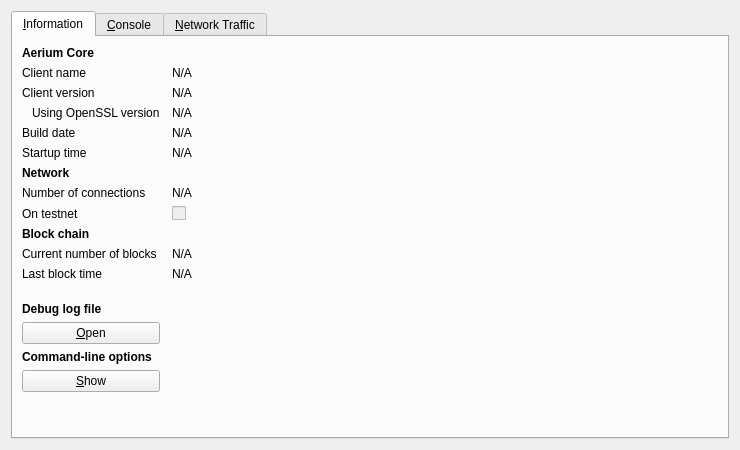
<?xml version="1.0" encoding="UTF-8"?>
<ui version="4.0">
 <class>RPCConsole</class>
 <widget class="QDialog" name="RPCConsole">
  <property name="geometry">
   <rect>
    <x>0</x>
    <y>0</y>
    <width>740</width>
    <height>450</height>
   </rect>
  </property>
  <property name="windowTitle">
   <string>Aerium - Debug window</string>
  </property>
  <layout class="QVBoxLayout" name="verticalLayout_2">
   <item>
    <widget class="QTabWidget" name="tabWidget">
     <property name="currentIndex">
      <number>0</number>
     </property>
     <widget class="QWidget" name="tab_info">
      <attribute name="title">
       <string>&amp;Information</string>
      </attribute>
      <layout class="QGridLayout" name="gridLayout" columnstretch="0,1">
       <property name="horizontalSpacing">
        <number>12</number>
       </property>
       <item row="0" column="0">
        <widget class="QLabel" name="label_9">
         <property name="font">
          <font>
           <weight>75</weight>
           <bold>true</bold>
          </font>
         </property>
         <property name="text">
          <string>Aerium Core</string>
         </property>
        </widget>
       </item>
       <item row="1" column="0">
        <widget class="QLabel" name="label_5">
         <property name="text">
          <string>Client name</string>
         </property>
        </widget>
       </item>
       <item row="1" column="1">
        <widget class="QLabel" name="clientName">
         <property name="cursor">
          <cursorShape>IBeamCursor</cursorShape>
         </property>
         <property name="text">
          <string>N/A</string>
         </property>
         <property name="textFormat">
          <enum>Qt::PlainText</enum>
         </property>
         <property name="textInteractionFlags">
          <set>Qt::LinksAccessibleByMouse|Qt::TextSelectableByKeyboard|Qt::TextSelectableByMouse</set>
         </property>
        </widget>
       </item>
       <item row="2" column="0">
        <widget class="QLabel" name="label_6">
         <property name="text">
          <string>Client version</string>
         </property>
        </widget>
       </item>
       <item row="2" column="1">
        <widget class="QLabel" name="clientVersion">
         <property name="cursor">
          <cursorShape>IBeamCursor</cursorShape>
         </property>
         <property name="text">
          <string>N/A</string>
         </property>
         <property name="textFormat">
          <enum>Qt::PlainText</enum>
         </property>
         <property name="textInteractionFlags">
          <set>Qt::LinksAccessibleByMouse|Qt::TextSelectableByKeyboard|Qt::TextSelectableByMouse</set>
         </property>
        </widget>
       </item>
       <item row="3" column="0">
        <widget class="QLabel" name="label_14">
         <property name="text">
          <string>Using OpenSSL version</string>
         </property>
         <property name="indent">
          <number>10</number>
         </property>
        </widget>
       </item>
       <item row="3" column="1">
        <widget class="QLabel" name="openSSLVersion">
         <property name="cursor">
          <cursorShape>IBeamCursor</cursorShape>
         </property>
         <property name="text">
          <string>N/A</string>
         </property>
         <property name="textFormat">
          <enum>Qt::PlainText</enum>
         </property>
         <property name="textInteractionFlags">
          <set>Qt::LinksAccessibleByMouse|Qt::TextSelectableByKeyboard|Qt::TextSelectableByMouse</set>
         </property>
        </widget>
       </item>
       <item row="4" column="0">
        <widget class="QLabel" name="label_12">
         <property name="text">
          <string>Build date</string>
         </property>
        </widget>
       </item>
       <item row="4" column="1">
        <widget class="QLabel" name="buildDate">
         <property name="cursor">
          <cursorShape>IBeamCursor</cursorShape>
         </property>
         <property name="text">
          <string>N/A</string>
         </property>
         <property name="textFormat">
          <enum>Qt::PlainText</enum>
         </property>
         <property name="textInteractionFlags">
          <set>Qt::LinksAccessibleByMouse|Qt::TextSelectableByKeyboard|Qt::TextSelectableByMouse</set>
         </property>
        </widget>
       </item>
       <item row="5" column="0">
        <widget class="QLabel" name="label_13">
         <property name="text">
          <string>Startup time</string>
         </property>
        </widget>
       </item>
       <item row="5" column="1">
        <widget class="QLabel" name="startupTime">
         <property name="cursor">
          <cursorShape>IBeamCursor</cursorShape>
         </property>
         <property name="text">
          <string>N/A</string>
         </property>
         <property name="textFormat">
          <enum>Qt::PlainText</enum>
         </property>
         <property name="textInteractionFlags">
          <set>Qt::LinksAccessibleByMouse|Qt::TextSelectableByKeyboard|Qt::TextSelectableByMouse</set>
         </property>
        </widget>
       </item>
       <item row="6" column="0">
        <widget class="QLabel" name="label_11">
         <property name="font">
          <font>
           <weight>75</weight>
           <bold>true</bold>
          </font>
         </property>
         <property name="text">
          <string>Network</string>
         </property>
        </widget>
       </item>
       <item row="7" column="0">
        <widget class="QLabel" name="label_7">
         <property name="text">
          <string>Number of connections</string>
         </property>
        </widget>
       </item>
       <item row="7" column="1">
        <widget class="QLabel" name="numberOfConnections">
         <property name="cursor">
          <cursorShape>IBeamCursor</cursorShape>
         </property>
         <property name="text">
          <string>N/A</string>
         </property>
         <property name="textFormat">
          <enum>Qt::PlainText</enum>
         </property>
         <property name="textInteractionFlags">
          <set>Qt::LinksAccessibleByMouse|Qt::TextSelectableByKeyboard|Qt::TextSelectableByMouse</set>
         </property>
        </widget>
       </item>
       <item row="8" column="0">
        <widget class="QLabel" name="label_8">
         <property name="text">
          <string>On testnet</string>
         </property>
        </widget>
       </item>
       <item row="8" column="1">
        <widget class="QCheckBox" name="isTestNet">
         <property name="enabled">
          <bool>false</bool>
         </property>
         <property name="text">
          <string/>
         </property>
        </widget>
       </item>
       <item row="9" column="0">
        <widget class="QLabel" name="label_10">
         <property name="font">
          <font>
           <weight>75</weight>
           <bold>true</bold>
          </font>
         </property>
         <property name="text">
          <string>Block chain</string>
         </property>
        </widget>
       </item>
       <item row="10" column="0">
        <widget class="QLabel" name="label_3">
         <property name="text">
          <string>Current number of blocks</string>
         </property>
        </widget>
       </item>
       <item row="10" column="1">
        <widget class="QLabel" name="numberOfBlocks">
         <property name="cursor">
          <cursorShape>IBeamCursor</cursorShape>
         </property>
         <property name="text">
          <string>N/A</string>
         </property>
         <property name="textFormat">
          <enum>Qt::PlainText</enum>
         </property>
         <property name="textInteractionFlags">
          <set>Qt::LinksAccessibleByMouse|Qt::TextSelectableByKeyboard|Qt::TextSelectableByMouse</set>
         </property>
        </widget>
       </item>
       <item row="11" column="0">
        <widget class="QLabel" name="label_2">
         <property name="text">
          <string>Last block time</string>
         </property>
        </widget>
       </item>
       <item row="11" column="1">
        <widget class="QLabel" name="lastBlockTime">
         <property name="cursor">
          <cursorShape>IBeamCursor</cursorShape>
         </property>
         <property name="text">
          <string>N/A</string>
         </property>
         <property name="textFormat">
          <enum>Qt::PlainText</enum>
         </property>
         <property name="textInteractionFlags">
          <set>Qt::LinksAccessibleByMouse|Qt::TextSelectableByKeyboard|Qt::TextSelectableByMouse</set>
         </property>
        </widget>
       </item>
       <item row="12" column="0">
        <spacer name="verticalSpacer_2">
         <property name="orientation">
          <enum>Qt::Vertical</enum>
         </property>
         <property name="sizeHint" stdset="0">
          <size>
           <width>20</width>
           <height>20</height>
          </size>
         </property>
        </spacer>
       </item>
       <item row="13" column="0">
        <widget class="QLabel" name="labelDebugLogfile">
         <property name="font">
          <font>
           <weight>75</weight>
           <bold>true</bold>
          </font>
         </property>
         <property name="text">
          <string>Debug log file</string>
         </property>
        </widget>
       </item>
       <item row="14" column="0">
        <widget class="QPushButton" name="openDebugLogfileButton">
         <property name="toolTip">
          <string>Open the Aerium debug log file from the current data directory. This can take a few seconds for large log files.</string>
         </property>
         <property name="text">
          <string>&amp;Open</string>
         </property>
         <property name="autoDefault">
          <bool>false</bool>
         </property>
        </widget>
       </item>
       <item row="15" column="0">
        <widget class="QLabel" name="labelCLOptions">
         <property name="font">
          <font>
           <weight>75</weight>
           <bold>true</bold>
          </font>
         </property>
         <property name="text">
          <string>Command-line options</string>
         </property>
        </widget>
       </item>
       <item row="16" column="0">
        <widget class="QPushButton" name="showCLOptionsButton">
         <property name="toolTip">
          <string>Show the Aerium-Qt help message to get a list with possible Aerium command-line options.</string>
         </property>
         <property name="text">
          <string>&amp;Show</string>
         </property>
         <property name="autoDefault">
          <bool>false</bool>
         </property>
        </widget>
       </item>
       <item row="17" column="0">
        <spacer name="verticalSpacer">
         <property name="orientation">
          <enum>Qt::Vertical</enum>
         </property>
         <property name="sizeHint" stdset="0">
          <size>
           <width>20</width>
           <height>40</height>
          </size>
         </property>
        </spacer>
       </item>
      </layout>
     </widget>
     <widget class="QWidget" name="tab_console">
      <attribute name="title">
       <string>&amp;Console</string>
      </attribute>
      <layout class="QVBoxLayout" name="verticalLayout_3">
       <property name="spacing">
        <number>3</number>
       </property>
       <item>
        <widget class="QTextEdit" name="messagesWidget">
         <property name="minimumSize">
          <size>
           <width>0</width>
           <height>100</height>
          </size>
         </property>
         <property name="readOnly">
          <bool>true</bool>
         </property>
         <property name="tabKeyNavigation" stdset="0">
          <bool>false</bool>
         </property>
         <property name="columnCount" stdset="0">
          <number>2</number>
         </property>
        </widget>
       </item>
       <item>
        <layout class="QHBoxLayout" name="horizontalLayout">
         <property name="spacing">
          <number>3</number>
         </property>
         <item>
          <widget class="QLabel" name="label">
           <property name="text">
            <string notr="true">&gt;</string>
           </property>
          </widget>
         </item>
         <item>
          <widget class="QLineEdit" name="lineEdit"/>
         </item>
         <item>
          <widget class="QPushButton" name="clearButton">
           <property name="maximumSize">
            <size>
             <width>24</width>
             <height>24</height>
            </size>
           </property>
           <property name="toolTip">
            <string>Clear console</string>
           </property>
           <property name="text">
            <string/>
           </property>
           <property name="icon">
            <iconset resource="../bitcoin.qrc">
             <normaloff>:/icons/remove</normaloff>:/icons/remove</iconset>
           </property>
           <property name="shortcut">
            <string notr="true">Ctrl+L</string>
           </property>
           <property name="autoDefault">
            <bool>false</bool>
           </property>
          </widget>
         </item>
        </layout>
       </item>
      </layout>
     </widget>
     <widget class="QWidget" name="tab">
      <attribute name="title">
       <string>&amp;Network Traffic</string>
      </attribute>
      <layout class="QHBoxLayout" name="horizontalLayout_3">
       <item>
        <layout class="QVBoxLayout" name="verticalLayout_4">
         <item>
          <widget class="TrafficGraphWidget" name="trafficGraph" native="true">
           <property name="sizePolicy">
            <sizepolicy hsizetype="Expanding" vsizetype="Expanding">
             <horstretch>0</horstretch>
             <verstretch>0</verstretch>
            </sizepolicy>
           </property>
          </widget>
         </item>
         <item>
          <layout class="QHBoxLayout" name="horizontalLayout_2">
           <item>
            <widget class="QSlider" name="sldGraphRange">
             <property name="minimum">
              <number>1</number>
             </property>
             <property name="maximum">
              <number>288</number>
             </property>
             <property name="pageStep">
              <number>12</number>
             </property>
             <property name="value">
              <number>6</number>
             </property>
             <property name="orientation">
              <enum>Qt::Horizontal</enum>
             </property>
            </widget>
           </item>
           <item>
            <widget class="QLabel" name="lblGraphRange">
             <property name="minimumSize">
              <size>
               <width>100</width>
               <height>0</height>
              </size>
             </property>
             <property name="alignment">
              <set>Qt::AlignCenter</set>
             </property>
            </widget>
           </item>
           <item>
            <widget class="QPushButton" name="btnClearTrafficGraph">
             <property name="text">
              <string>&amp;Clear</string>
             </property>
            </widget>
           </item>
          </layout>
         </item>
        </layout>
       </item>
       <item>
        <layout class="QVBoxLayout" name="verticalLayout">
         <item>
          <widget class="QGroupBox" name="groupBox">
           <property name="title">
            <string>Totals</string>
           </property>
           <layout class="QVBoxLayout" name="verticalLayout_5">
            <item>
             <layout class="QHBoxLayout" name="horizontalLayout_4">
              <item>
               <widget class="Line" name="line">
                <property name="sizePolicy">
                 <sizepolicy hsizetype="Fixed" vsizetype="Fixed">
                  <horstretch>0</horstretch>
                  <verstretch>0</verstretch>
                 </sizepolicy>
                </property>
                <property name="minimumSize">
                 <size>
                  <width>10</width>
                  <height>0</height>
                 </size>
                </property>
                <property name="palette">
                 <palette>
                  <active>
                   <colorrole role="Light">
                    <brush brushstyle="SolidPattern">
                     <color alpha="255">
                      <red>0</red>
                      <green>255</green>
                      <blue>0</blue>
                     </color>
                    </brush>
                   </colorrole>
                  </active>
                  <inactive>
                   <colorrole role="Light">
                    <brush brushstyle="SolidPattern">
                     <color alpha="255">
                      <red>0</red>
                      <green>255</green>
                      <blue>0</blue>
                     </color>
                    </brush>
                   </colorrole>
                  </inactive>
                  <disabled>
                   <colorrole role="Light">
                    <brush brushstyle="SolidPattern">
                     <color alpha="255">
                      <red>0</red>
                      <green>255</green>
                      <blue>0</blue>
                     </color>
                    </brush>
                   </colorrole>
                  </disabled>
                 </palette>
                </property>
                <property name="orientation">
                 <enum>Qt::Horizontal</enum>
                </property>
               </widget>
              </item>
              <item>
               <widget class="QLabel" name="label_16">
                <property name="text">
                 <string>In:</string>
                </property>
               </widget>
              </item>
              <item>
               <widget class="QLabel" name="lblBytesIn">
                <property name="minimumSize">
                 <size>
                  <width>50</width>
                  <height>0</height>
                 </size>
                </property>
                <property name="alignment">
                 <set>Qt::AlignRight|Qt::AlignTrailing|Qt::AlignVCenter</set>
                </property>
               </widget>
              </item>
             </layout>
            </item>
            <item>
             <layout class="QHBoxLayout" name="horizontalLayout_5">
              <item>
               <widget class="Line" name="line_2">
                <property name="sizePolicy">
                 <sizepolicy hsizetype="Fixed" vsizetype="Fixed">
                  <horstretch>0</horstretch>
                  <verstretch>0</verstretch>
                 </sizepolicy>
                </property>
                <property name="minimumSize">
                 <size>
                  <width>10</width>
                  <height>0</height>
                 </size>
                </property>
                <property name="palette">
                 <palette>
                  <active>
                   <colorrole role="Light">
                    <brush brushstyle="SolidPattern">
                     <color alpha="255">
                      <red>255</red>
                      <green>0</green>
                      <blue>0</blue>
                     </color>
                    </brush>
                   </colorrole>
                  </active>
                  <inactive>
                   <colorrole role="Light">
                    <brush brushstyle="SolidPattern">
                     <color alpha="255">
                      <red>255</red>
                      <green>0</green>
                      <blue>0</blue>
                     </color>
                    </brush>
                   </colorrole>
                  </inactive>
                  <disabled>
                   <colorrole role="Light">
                    <brush brushstyle="SolidPattern">
                     <color alpha="255">
                      <red>255</red>
                      <green>0</green>
                      <blue>0</blue>
                     </color>
                    </brush>
                   </colorrole>
                  </disabled>
                 </palette>
                </property>
                <property name="orientation">
                 <enum>Qt::Horizontal</enum>
                </property>
               </widget>
              </item>
              <item>
               <widget class="QLabel" name="label_17">
                <property name="text">
                 <string>Out:</string>
                </property>
               </widget>
              </item>
              <item>
               <widget class="QLabel" name="lblBytesOut">
                <property name="minimumSize">
                 <size>
                  <width>50</width>
                  <height>0</height>
                 </size>
                </property>
                <property name="alignment">
                 <set>Qt::AlignRight|Qt::AlignTrailing|Qt::AlignVCenter</set>
                </property>
               </widget>
              </item>
             </layout>
            </item>
            <item>
             <spacer name="verticalSpacer_4">
              <property name="orientation">
               <enum>Qt::Vertical</enum>
              </property>
              <property name="sizeHint" stdset="0">
               <size>
                <width>20</width>
                <height>407</height>
               </size>
              </property>
             </spacer>
            </item>
           </layout>
          </widget>
         </item>
        </layout>
       </item>
      </layout>
     </widget>
    </widget>
   </item>
  </layout>
 </widget>
 <customwidgets>
  <customwidget>
   <class>TrafficGraphWidget</class>
   <extends>QWidget</extends>
   <header>trafficgraphwidget.h</header>
   <container>1</container>
   <slots>
    <slot>clear()</slot>
   </slots>
  </customwidget>
 </customwidgets>
 <resources>
  <include location="../bitcoin.qrc"/>
 </resources>
 <connections/>
</ui>
